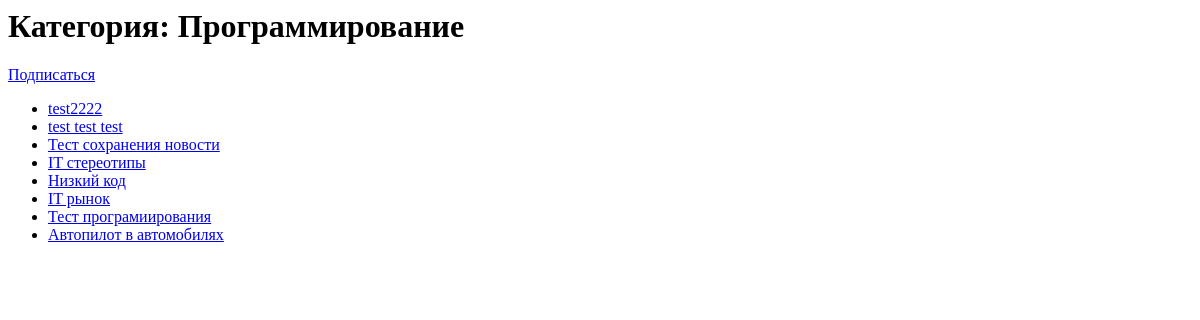
The app's page /news/categories/2, older data.
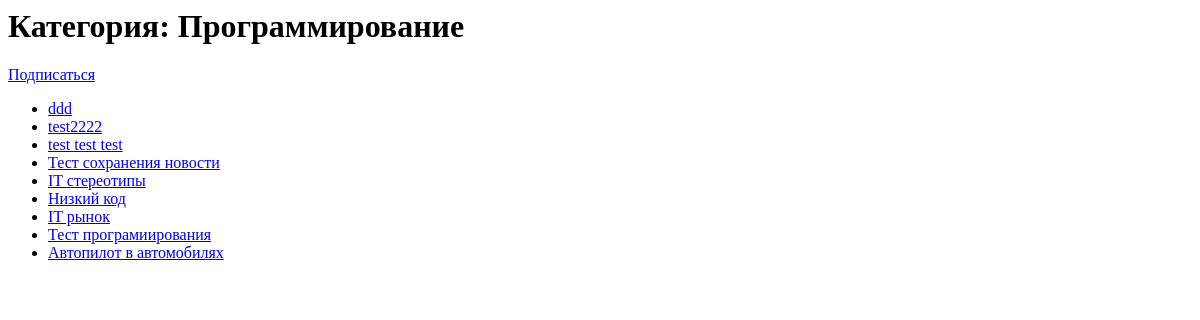
The same page, newer data.
### news_portal/models.py (models this page shows, shortened)
class Post(models.Model):
    article = "AR"
    news = "NW"
    POST_OPTIONS =[
        (article, "Статья"),
        (news, 'Новость')
    ]
    author = models.ForeignKey(Author, on_delete=models.CASCADE)
    post_type = models.CharField(max_length=2,
                                 choices=POST_OPTIONS,
                                 default=article)
    public_date = models.DateTimeField(auto_now_add=True)
    category = models.ManyToManyField(Category, through="PostCategory")
    topic = models.CharField(max_length=255)
    content = models.TextField()
    rating = models.IntegerField(default=0)

### news_portal/views.py (the view)
# urls.py: path('categories/<int:pk>', CategoryListView.as_view(), name='category_list'),
class CategoryListView(PostsList):
    model = Post
    template_name = 'category_list.html'
    context_object_name = 'posts'
    def get_queryset(self):
        self.category = get_object_or_404(Category, id=self.kwargs['pk'])
        queryset = Post.objects.filter(category=self.category).order_by('-public_date')
        return queryset
    def get_context_data(self, **kwargs):
        context = super().get_context_data(**kwargs)
        context['is_not_subscriber'] = self.request.user not in self.category.subscribers.all()
        context['category'] = self.category
        return context

### templates/category_list.html (shortened to what this page needs)
<html>
<head>
</head>
<body>
    <h1>Категория: {{ category.name }}</h1>
    <p>
        {% if is_not_subscriber %}
            <a href="{% url 'subscribe' category.id %}" class="btn btn-secondary btn-sm">Подписаться</a>
        {% else %}
            Вы подписаны на эту категорию.
        {% endif %}
    </p>
    <ul>
        {% for post in posts %}
            <li><a href="{% url 'post_detail' post.id %}">{{ post.topic }}</a></li>
        {% endfor %}
    </ul>
</body>
</html>

Row changes from the older to the newer data that the page shows:
added Post: topic "ddd"
